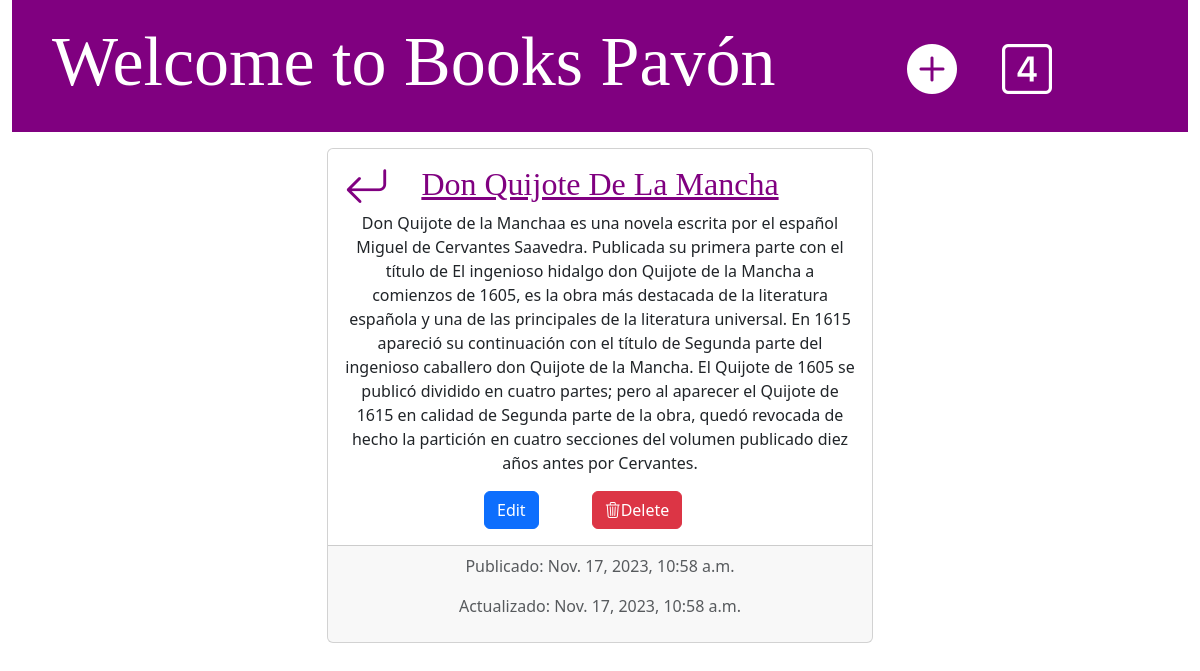
Page /book/13/ on the earlier database version.
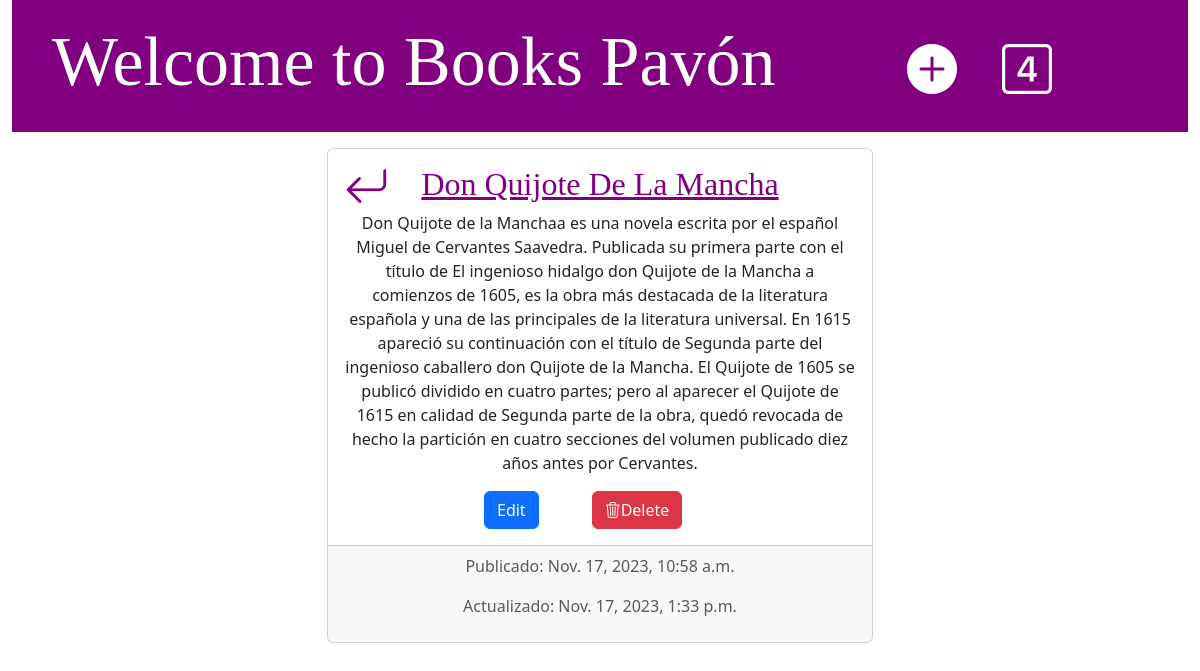
Same page on the later database version.
### books/models.py (models this page shows, shortened)
class Book(models.Model):
    title = models.CharField(max_length=200)
    description = models.TextField()
    author = models.CharField(max_length=100)
    rating = models.PositiveIntegerField(validators=[MaxValueValidator(5)])
    created_at = models.DateTimeField(auto_now_add=True)
    updated_at = models.DateTimeField(auto_now=True)

### books/views.py (the view)
# urls.py: path('book/<int:pk>/', DetailBookView.as_view(), name='book_details'),
class DetailBookView(DetailView):
    model = Book

### books/templates/books/book_detail.html (shortened to what this page needs)
{% extends 'books/base.html' %}
{% block content %}
    <div class="row pt-3">
        <div class="col-6 offset-3">
            <div class="card text-center">
                <div class="card-body">
                    <div class="row">
                        <div class="col-1"> <a href="{% url 'list_books' %}"><i class="flecha bi bi-arrow-return-left"></i></a></div>
                        <h2 class="card-title col-10"><a href="">{{ book.title }} </a></h2>
                    </div>
                    <p class="card-text">{{ book.description|linebreaksbr }} </p>
                <div class="row offset-3">
                    <div class="col-1"><a href="{% url 'book_edit' pk=book.pk %}" class="btn btn-primary">Edit</a></div>
                    <div class="col-4 offset-2"> <a href="{% url 'book_delete' pk=book.pk %}" class="btn btn-danger"><i class="bi bi-trash3"></i>Delete</a></div>
                </div>
                </div>
                <div class="card-footer text-body-secondary">
                    <p> Publicado: {{ book.created_at }}</p>
                    <p> Actualizado: {{ book.updated_at }}</p>
                </div>
            </div>
        </div>
    </div>
    {% endblock %}

Differences in the rows shown:
changed Book "Don Quijote De La Mancha": updated_at "Nov. 17, 2023, 10:58 a.m." → "Nov. 17, 2023, 1:33 p.m."
